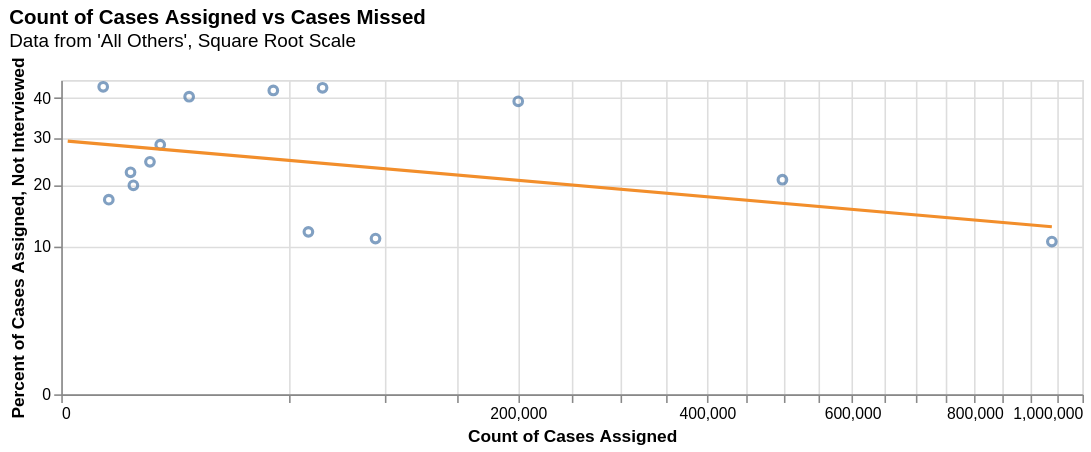

The notebook cell this image was saved under:
### Code cell
title =  alt.TitleParams(
    "Count of Cases Assigned vs Cases Missed",
    subtitle=["Data from 'All Others', Square Root Scale"],
    anchor='start'
)
c1 = alt.Chart(df[df['Count of Cases Assigned'] < 1000000]).mark_point().encode(
    alt.X('Count of Cases Assigned:Q', scale=alt.Scale(type='sqrt')),
    alt.Y('Percent of Cases Assigned, Not Interviewed:Q', scale=alt.Scale(type='sqrt'))
)

# Regression line with same variables
line = alt.Chart(df[df['Count of Cases Assigned'] < 1000000]).transform_regression(
    'Count of Cases Assigned', 
    'Percent of Cases Assigned, Not Interviewed'
).mark_line(color='#F28E2B').encode(
    alt.X('Count of Cases Assigned:Q', scale=alt.Scale(type='sqrt')),
    alt.Y('Percent of Cases Assigned, Not Interviewed:Q', scale=alt.Scale(type='sqrt'))
)

# Combine plots and resolve axes
chart = (c1 + line).resolve_scale(
    x='shared',
    y='shared'
).properties(width=650,
    height=200, title=title)

chart
